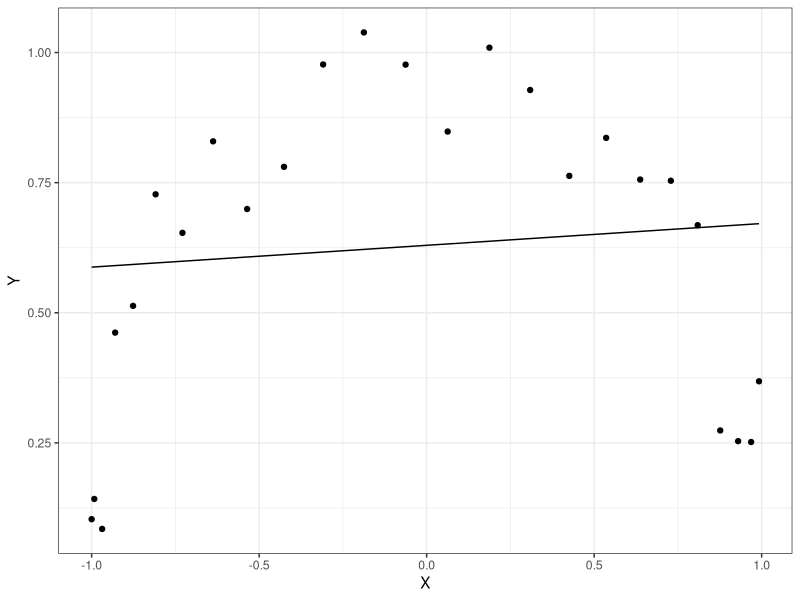
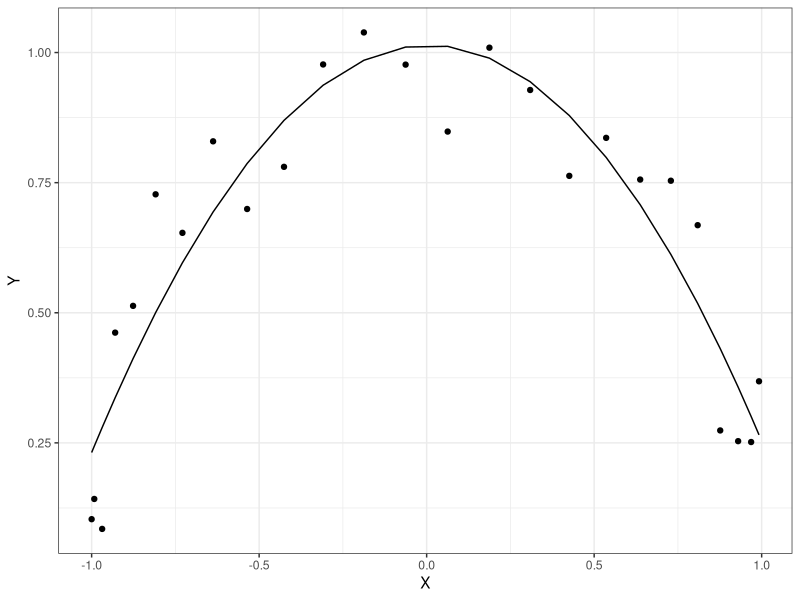
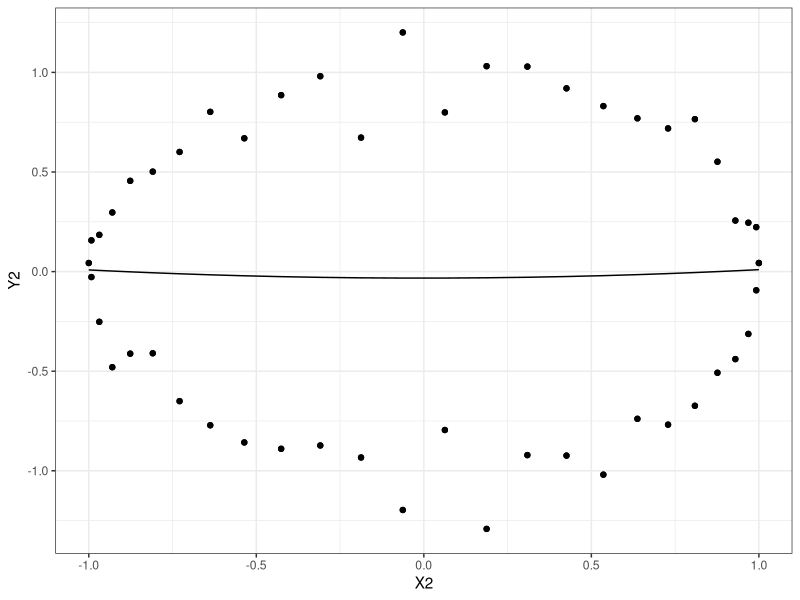

Recreate these plots in R, in order.
## ---- chunk 1
knitr::opts_chunk$set(echo = TRUE)
## ---- chunk 2
U = seq(0.04, 1.00, 0.04)
X = cos(pi*U)
Y = sin(pi*U) + rnorm(25, 0, sqrt(.01))
mod <- lm(Y ~ X)

library(ggplot2)
ggplot(data = NULL, aes(x = X)) +
  geom_point(aes(y = Y)) +
  geom_line(aes(y = predict(mod))) +
  theme_bw()
## ---- chunk 3
cor(X,Y)
## ---- chunk 4
mod2 <- lm(Y ~ X + I(X^2))
summary(mod2)

ggplot(data = NULL, aes(x = X)) +
  geom_point(aes(y = Y)) +
  geom_line(aes(y = predict(mod2))) +
  theme_bw()
## ---- chunk 5
sd(residuals(mod2))
## ---- chunk 6
U2 = seq(-2, 2, 0.04)
X2 = cos(pi*U2)
Y2 = sin(pi*U2) + rnorm(25, 0, sqrt(.01))
mod3 <- lm(Y2 ~ X2 + I(X2^2))

library(ggplot2)
ggplot(data = NULL, aes(x = X2)) +
  geom_point(aes(y = Y2)) +
  geom_line(aes(y = predict(mod3))) +
  theme_bw()
## ---- chunk 7
# change the parameters for a,b and c,d
S = 1e4 # number of simulations
nx = 100
ny = 300
mux = 0
muy = 0
sigma = 25
mudiff = mux-muy
se = sigma*sqrt(1/nx + 1/ny)


# difference in means CI
diff_cover = logical(S)
for (i in 1:S) { 
  sx_i <- rnorm(nx, mux, 25)
  sy_i <- rnorm(ny, muy, 25)
  L = mean(sx_i - sy_i) - 1.96*se
  U = mean(sx_i - sy_i) + 1.96*se
  diff_cover[i] = L < 0 & U > 0
}

# 2 confidence intervals
intersect = logical(S)
for (i in 1:S) {
  sx_i <- rnorm(nx, mux, 25)
  sy_i <- rnorm(ny, muy, 25)
  L_x = mean(sx_i) - 1.96*(sigma/sqrt(nx))
  U_x = mean(sx_i) + 1.96*(sigma/sqrt(nx))
  L_y = mean(sy_i) - 1.96*(sigma/sqrt(ny))
  U_y = mean(sy_i) + 1.96*(sigma/sqrt(ny))
  intersect[i] = L_x < U_y & U_x > L_y
}

mean(diff_cover)
mean(intersect)
